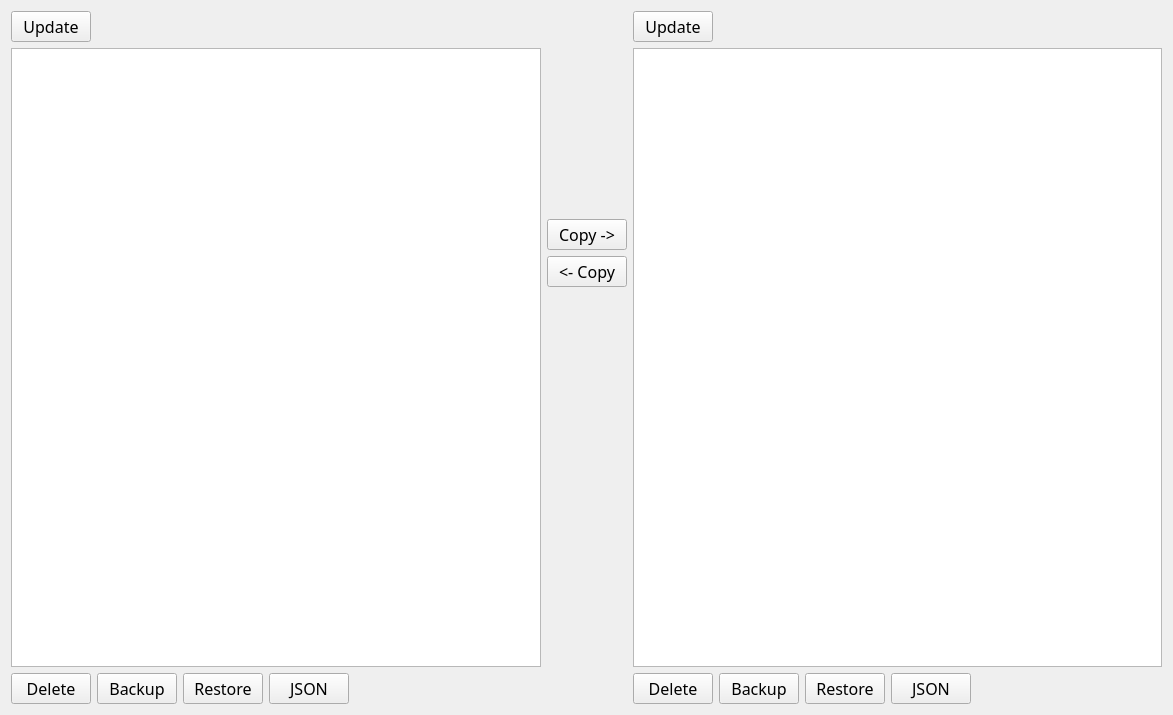
<?xml version="1.0" encoding="UTF-8"?>
<ui version="4.0">
 <class>Form</class>
 <widget class="QWidget" name="Form">
  <property name="geometry">
   <rect>
    <x>0</x>
    <y>0</y>
    <width>1173</width>
    <height>715</height>
   </rect>
  </property>
  <property name="windowTitle">
   <string>Form</string>
  </property>
  <layout class="QHBoxLayout" name="horizontalLayout">
   <item>
    <layout class="QVBoxLayout" name="verticalLayoutSAMLAllLeft">
     <item>
      <layout class="QHBoxLayout" name="horizontalSAMLTopButtonsLeft">
       <item>
        <layout class="QHBoxLayout" name="horizontalLayoutSAMLTopPushButtonsLeft">
         <item>
          <widget class="QPushButton" name="pushButtonUpdateSAMLLeft">
           <property name="maximumSize">
            <size>
             <width>85</width>
             <height>16777215</height>
            </size>
           </property>
           <property name="font">
            <font>
             <family>Waree</family>
             <pointsize>12</pointsize>
            </font>
           </property>
           <property name="contextMenuPolicy">
            <enum>Qt::NoContextMenu</enum>
           </property>
           <property name="toolTip">
            <string>&lt;html&gt;&lt;head/&gt;&lt;body&gt;&lt;p&gt;Update the list of SAML configs. &lt;/p&gt;&lt;/body&gt;&lt;/html&gt;</string>
           </property>
           <property name="text">
            <string>Update</string>
           </property>
          </widget>
         </item>
         <item>
          <spacer name="horizontalSpacer_34">
           <property name="orientation">
            <enum>Qt::Horizontal</enum>
           </property>
           <property name="sizeHint" stdset="0">
            <size>
             <width>40</width>
             <height>20</height>
            </size>
           </property>
          </spacer>
         </item>
        </layout>
       </item>
      </layout>
     </item>
     <item>
      <widget class="QListWidget" name="SAMLListWidgetLeft">
       <property name="font">
        <font>
         <family>Waree</family>
         <pointsize>12</pointsize>
        </font>
       </property>
       <property name="selectionMode">
        <enum>QAbstractItemView::ExtendedSelection</enum>
       </property>
       <property name="sortingEnabled">
        <bool>true</bool>
       </property>
      </widget>
     </item>
     <item>
      <layout class="QHBoxLayout" name="horizontalLayoutSAMLBottomButtonsLeft">
       <item>
        <widget class="QPushButton" name="pushButtonSAMLDeleteLeft">
         <property name="maximumSize">
          <size>
           <width>85</width>
           <height>16777215</height>
          </size>
         </property>
         <property name="font">
          <font>
           <family>Waree</family>
           <pointsize>12</pointsize>
          </font>
         </property>
         <property name="toolTip">
          <string>&lt;html&gt;&lt;head/&gt;&lt;body&gt;&lt;p&gt;Disable/Delete the currently selected SAML config(s).&lt;/p&gt;&lt;p&gt;&lt;br/&gt;&lt;/p&gt;&lt;p&gt;WARNING: This could be catastrophic if you don't &lt;/p&gt;&lt;p&gt;know what you're doing. Measure twice, cut once.&lt;/p&gt;&lt;/body&gt;&lt;/html&gt;</string>
         </property>
         <property name="text">
          <string>Delete</string>
         </property>
        </widget>
       </item>
       <item>
        <widget class="QPushButton" name="pushButtonSAMLBackupLeft">
         <property name="maximumSize">
          <size>
           <width>85</width>
           <height>16777215</height>
          </size>
         </property>
         <property name="font">
          <font>
           <family>Waree</family>
           <pointsize>12</pointsize>
          </font>
         </property>
         <property name="toolTip">
          <string>&lt;html&gt;&lt;head/&gt;&lt;body&gt;&lt;p&gt;Backup the selected SAML config(s) to file. Each config will be written to it's own JSON file. &lt;/p&gt;&lt;/body&gt;&lt;/html&gt;</string>
         </property>
         <property name="text">
          <string>Backup</string>
         </property>
        </widget>
       </item>
       <item>
        <widget class="QPushButton" name="pushButtonSAMLRestoreLeft">
         <property name="maximumSize">
          <size>
           <width>85</width>
           <height>16777215</height>
          </size>
         </property>
         <property name="font">
          <font>
           <family>Waree</family>
           <pointsize>12</pointsize>
          </font>
         </property>
         <property name="toolTip">
          <string>Restore one or more Scheduled Views from file(s). These must be properly formatted JSON, either from a previous backup or created in accordance with the Sumo Logic API documentation. </string>
         </property>
         <property name="text">
          <string>Restore</string>
         </property>
        </widget>
       </item>
       <item>
        <widget class="QPushButton" name="pushButtonSAMLJSONLeft">
         <property name="font">
          <font>
           <family>Waree</family>
           <pointsize>12</pointsize>
          </font>
         </property>
         <property name="toolTip">
          <string>View SAML config(s) as JSON</string>
         </property>
         <property name="text">
          <string>JSON</string>
         </property>
        </widget>
       </item>
       <item>
        <spacer name="horizontalSpacer_40">
         <property name="orientation">
          <enum>Qt::Horizontal</enum>
         </property>
         <property name="sizeHint" stdset="0">
          <size>
           <width>40</width>
           <height>20</height>
          </size>
         </property>
        </spacer>
       </item>
      </layout>
     </item>
    </layout>
   </item>
   <item>
    <layout class="QVBoxLayout" name="verticalLayoutSAMLCenterButton">
     <item>
      <spacer name="verticalSpacer_19">
       <property name="orientation">
        <enum>Qt::Vertical</enum>
       </property>
       <property name="sizeHint" stdset="0">
        <size>
         <width>20</width>
         <height>80</height>
        </size>
       </property>
      </spacer>
     </item>
     <item>
      <widget class="QPushButton" name="pushButtonSAMLCopyLeftToRight">
       <property name="font">
        <font>
         <family>Waree</family>
         <pointsize>12</pointsize>
        </font>
       </property>
       <property name="contextMenuPolicy">
        <enum>Qt::NoContextMenu</enum>
       </property>
       <property name="toolTip">
        <string>&lt;html&gt;&lt;head/&gt;&lt;body&gt;&lt;p&gt;Copy the selected SAML config(s) from the left org to the right org.&lt;/p&gt;&lt;/body&gt;&lt;/html&gt;</string>
       </property>
       <property name="text">
        <string>Copy -&gt;</string>
       </property>
      </widget>
     </item>
     <item>
      <widget class="QPushButton" name="pushButtonSAMLCopyRightToLeft">
       <property name="font">
        <font>
         <family>Waree</family>
         <pointsize>12</pointsize>
        </font>
       </property>
       <property name="contextMenuPolicy">
        <enum>Qt::NoContextMenu</enum>
       </property>
       <property name="toolTip">
        <string>&lt;html&gt;&lt;head/&gt;&lt;body&gt;&lt;p&gt;Copy the selected SAML config(s) from the right org to the left org.&lt;/p&gt;&lt;/body&gt;&lt;/html&gt;</string>
       </property>
       <property name="text">
        <string>&lt;- Copy</string>
       </property>
      </widget>
     </item>
     <item>
      <spacer name="verticalSpacer_20">
       <property name="orientation">
        <enum>Qt::Vertical</enum>
       </property>
       <property name="sizeHint" stdset="0">
        <size>
         <width>20</width>
         <height>40</height>
        </size>
       </property>
      </spacer>
     </item>
     <item>
      <spacer name="verticalSpacer_21">
       <property name="orientation">
        <enum>Qt::Vertical</enum>
       </property>
       <property name="sizeHint" stdset="0">
        <size>
         <width>20</width>
         <height>40</height>
        </size>
       </property>
      </spacer>
     </item>
    </layout>
   </item>
   <item>
    <layout class="QVBoxLayout" name="verticalLayoutSAMLAllRight">
     <item>
      <layout class="QHBoxLayout" name="horizontalSAMLTopButtonsRight">
       <item>
        <layout class="QHBoxLayout" name="horizontalLayoutSAMLTopPushButtonsRight">
         <item>
          <widget class="QPushButton" name="pushButtonUpdateSAMLRight">
           <property name="maximumSize">
            <size>
             <width>85</width>
             <height>16777215</height>
            </size>
           </property>
           <property name="font">
            <font>
             <family>Waree</family>
             <pointsize>12</pointsize>
            </font>
           </property>
           <property name="contextMenuPolicy">
            <enum>Qt::NoContextMenu</enum>
           </property>
           <property name="toolTip">
            <string>Update the list of SAML configs. </string>
           </property>
           <property name="text">
            <string>Update</string>
           </property>
          </widget>
         </item>
         <item>
          <spacer name="horizontalSpacer_37">
           <property name="orientation">
            <enum>Qt::Horizontal</enum>
           </property>
           <property name="sizeHint" stdset="0">
            <size>
             <width>40</width>
             <height>20</height>
            </size>
           </property>
          </spacer>
         </item>
        </layout>
       </item>
      </layout>
     </item>
     <item>
      <widget class="QListWidget" name="SAMLListWidgetRight">
       <property name="font">
        <font>
         <family>Waree</family>
         <pointsize>12</pointsize>
        </font>
       </property>
       <property name="selectionMode">
        <enum>QAbstractItemView::ExtendedSelection</enum>
       </property>
       <property name="sortingEnabled">
        <bool>true</bool>
       </property>
      </widget>
     </item>
     <item>
      <layout class="QHBoxLayout" name="horizontalLayoutSAMLBottomButtonsRight">
       <item>
        <widget class="QPushButton" name="pushButtonSAMLDeleteRight">
         <property name="maximumSize">
          <size>
           <width>85</width>
           <height>16777215</height>
          </size>
         </property>
         <property name="font">
          <font>
           <family>Waree</family>
           <pointsize>12</pointsize>
          </font>
         </property>
         <property name="toolTip">
          <string>&lt;html&gt;&lt;head/&gt;&lt;body&gt;&lt;p&gt;Disable/Delete the currently selected SAML config(s).&lt;/p&gt;&lt;p&gt;&lt;br/&gt;&lt;/p&gt;&lt;p&gt;WARNING: This could be catastrophic if you don't &lt;/p&gt;&lt;p&gt;know what you're doing. Measure twice, cut once.&lt;/p&gt;&lt;/body&gt;&lt;/html&gt;</string>
         </property>
         <property name="text">
          <string>Delete</string>
         </property>
        </widget>
       </item>
       <item>
        <widget class="QPushButton" name="pushButtonSAMLBackupRight">
         <property name="maximumSize">
          <size>
           <width>85</width>
           <height>16777215</height>
          </size>
         </property>
         <property name="font">
          <font>
           <family>Waree</family>
           <pointsize>12</pointsize>
          </font>
         </property>
         <property name="toolTip">
          <string>&lt;html&gt;&lt;head/&gt;&lt;body&gt;&lt;p&gt;Backup the selected SAML config(s) to file. Each config will be written to it's own JSON file. &lt;/p&gt;&lt;/body&gt;&lt;/html&gt;</string>
         </property>
         <property name="text">
          <string>Backup</string>
         </property>
        </widget>
       </item>
       <item>
        <widget class="QPushButton" name="pushButtonSAMLRestoreRight">
         <property name="maximumSize">
          <size>
           <width>85</width>
           <height>16777215</height>
          </size>
         </property>
         <property name="font">
          <font>
           <family>Waree</family>
           <pointsize>12</pointsize>
          </font>
         </property>
         <property name="toolTip">
          <string>Restore one or more Scheduled Views from file(s). These must be properly formatted JSON, either from a previous backup or created in accordance with the Sumo Logic API documentation. </string>
         </property>
         <property name="text">
          <string>Restore</string>
         </property>
        </widget>
       </item>
       <item>
        <widget class="QPushButton" name="pushButtonSAMLJSONRight">
         <property name="font">
          <font>
           <family>Waree</family>
           <pointsize>12</pointsize>
          </font>
         </property>
         <property name="toolTip">
          <string>View SAML Config(s) as JSON</string>
         </property>
         <property name="text">
          <string>JSON</string>
         </property>
        </widget>
       </item>
       <item>
        <spacer name="horizontalSpacer_39">
         <property name="orientation">
          <enum>Qt::Horizontal</enum>
         </property>
         <property name="sizeHint" stdset="0">
          <size>
           <width>40</width>
           <height>20</height>
          </size>
         </property>
        </spacer>
       </item>
      </layout>
     </item>
    </layout>
   </item>
  </layout>
 </widget>
 <resources/>
 <connections/>
</ui>
